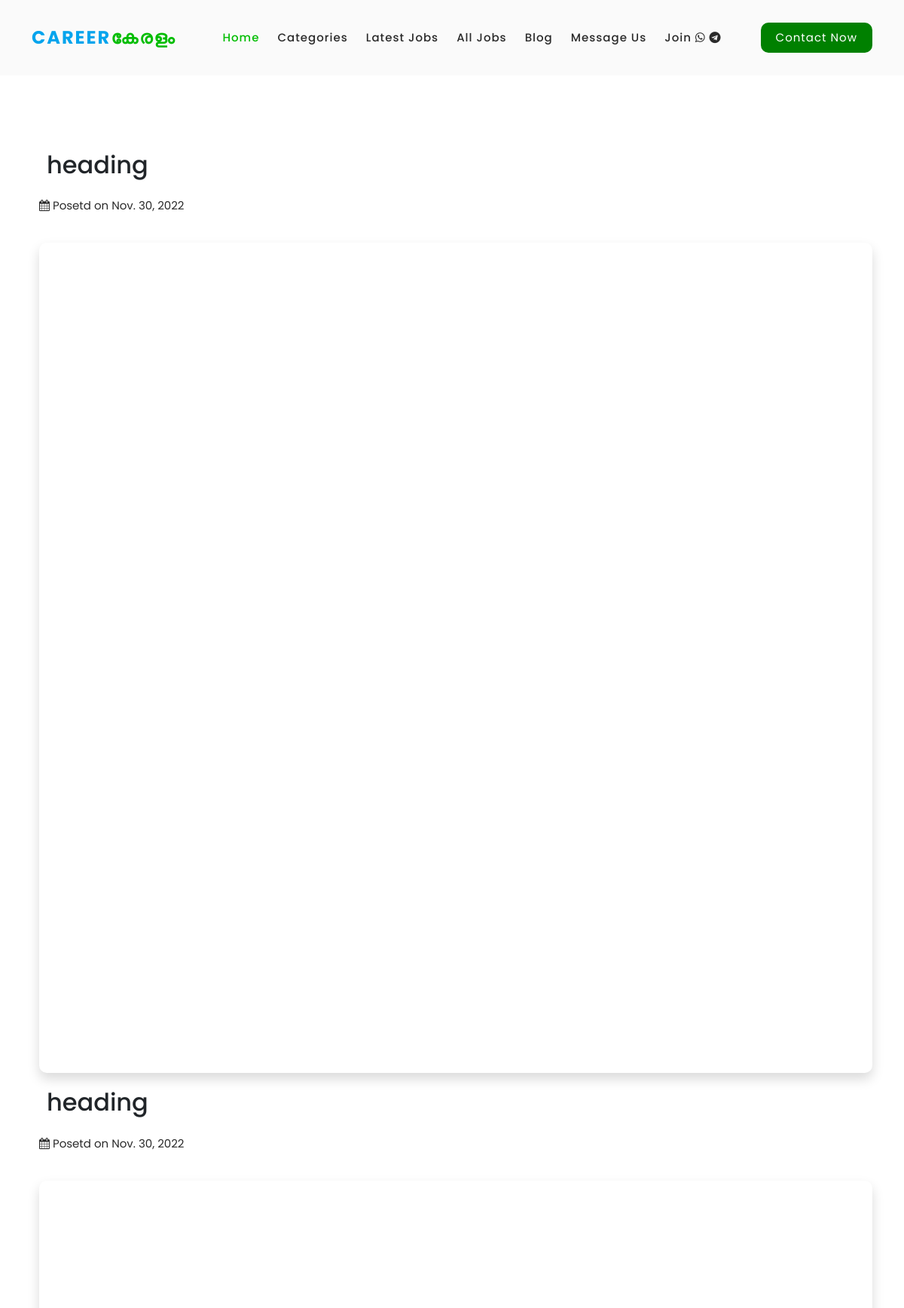
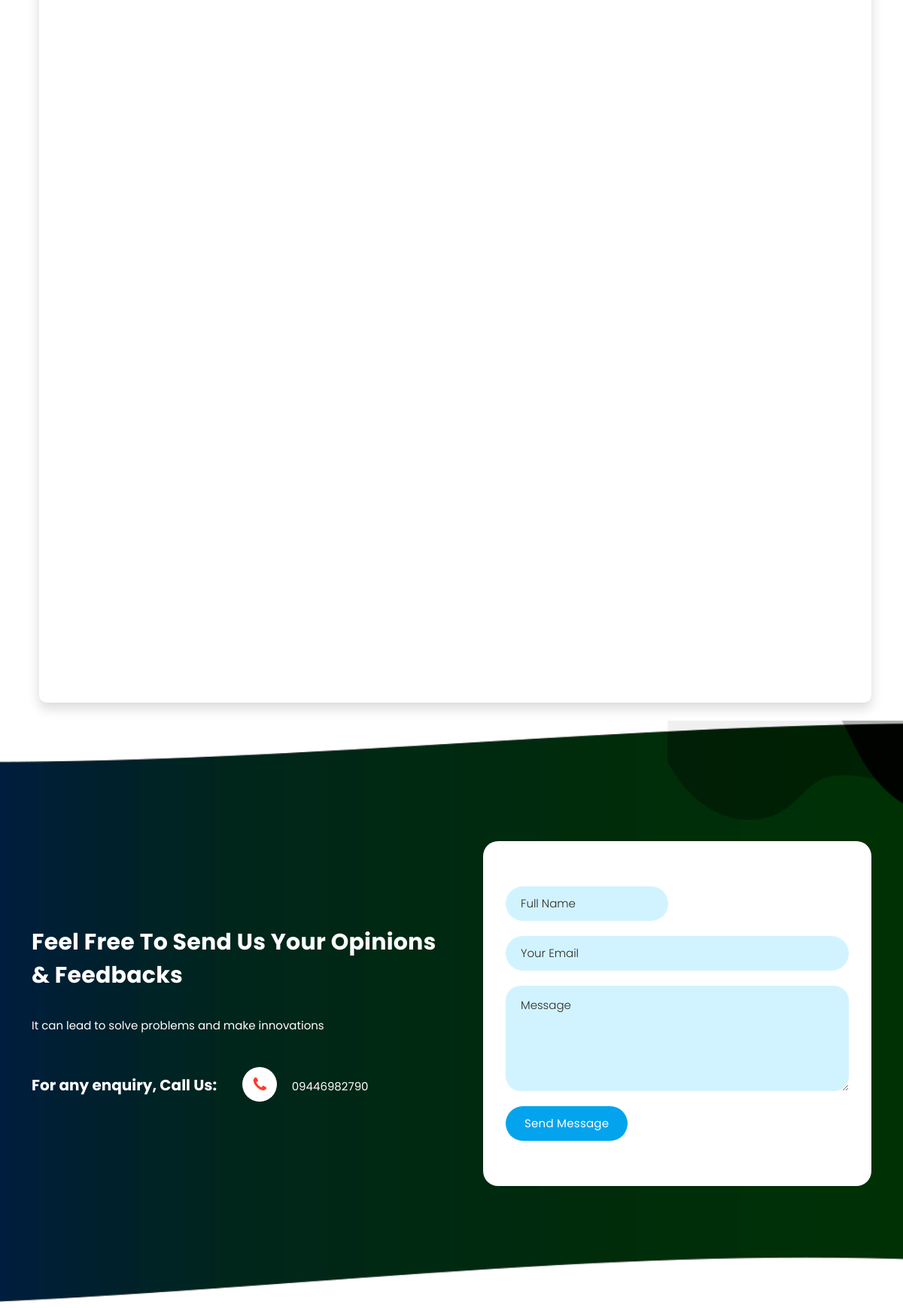
Page /blog_list/heading/ (upper part) on the committed database (2 pictures, top to bottom).
### jobBlog/models.py (models this page shows, shortened)
class blog_db(models.Model):
    head = models.CharField(max_length=100)
    slug = models.SlugField(max_length=100)
    date = models.DateField(null=True)
    content_brief = models.TextField(blank=True, default='')
    hd1 = models.CharField(max_length=200, blank=True, default='')
    content1 = models.TextField(blank=True, default='')
    photo1 = models.URLField(max_length=1000, blank=True, default='')
    hd2 = models.CharField(max_length=200, blank=True, default='')
    content2 = models.TextField(blank=True, default='')
    photo2 = models.URLField(max_length=1000, blank=True, default='')
    hd3 = models.CharField(max_length=200, blank=True, default='')
    content3 = models.TextField(blank=True, default='')
    photo3 = models.URLField(max_length=1000, blank=True, default='')
    hd4 = models.CharField(max_length=200, blank=True, default='')
    content4 = models.TextField(blank=True, default='')
    photo4 = models.URLField(max_length=1000, blank=True, default='')
    hd5 = models.CharField(max_length=200, blank=True, default='')
    content5 = models.TextField(blank=True, default='')
    photo5 = models.URLField(max_length=1000, blank=True, default='')
    hd6 = models.CharField(max_length=200, blank=True, default='')
    content6 = models.TextField(blank=True, default='')
    photo6 = models.URLField(max_length=1000, blank=True, default='')
    hd7 = models.CharField(max_length=200, blank=True, default='')
    content7 = models.TextField(blank=True, default='')
    photo7 = models.URLField(max_length=1000, blank=True, default='')
    hd8 = models.CharField(max_length=200, blank=True, default='')
    content8 = models.TextField(blank=True, default='')
    photo8 = models.URLField(max_length=1000, blank=True, default='')
    hd9 = models.CharField(max_length=200, blank=True, default='')
    content9 = models.TextField(blank=True, default='')
    photo9 = models.URLField(max_length=1000, blank=True, default='')
    hd10 = models.CharField(max_length=200, blank=True, default='')
    content10 = models.TextField(blank=True, default='')
    photo10 = models.URLField(max_length=1000, blank=True, default='')
    hd11 = models.CharField(max_length=200, blank=True, default='')
    content11 = models.TextField(blank=True, default='')
    photo11 = models.URLField(max_length=1000, blank=True, default='')
    hd12 = models.CharField(max_length=200, blank=True, default='')
    content12 = models.TextField(blank=True, default='')
    photo12 = models.URLField(max_length=1000, blank=True, default='')
    hd13 = models.CharField(max_length=200, blank=True, default='')
    content13 = models.TextField(blank=True, default='')
    photo13 = models.URLField(max_length=1000, blank=True, default='')
    hd14 = models.CharField(max_length=200, blank=True, default='')
    content14 = models.TextField(blank=True, default='')
    photo14 = models.URLField(max_length=1000, blank=True, default='')
    hd15 = models.CharField(max_length=200, blank=True, default='')
    content15 = models.TextField(blank=True, default='')
    photo15 = models.URLField(max_length=1000, blank=True, default='')
    class Meta:
        ordering = ['-date']

### jobBlog/views.py (the view)
# urls.py: path('blog_list/<slug:slug>/', views_blog.blog_details, name='blog_details'),
def blog_details(request,slug):
    blogs = blog_db.objects.filter(slug=slug)
    return render(request, 'jobBlog/blog_details.html', {'blogs':blogs})

### jobBlog/templates/jobBlog/blog_details.html (shortened to what this page needs)
{% extends 'jobHome/base.html' %}
{% load static %}
{% block content %}
<div>
    <div class="container" style=" margin-top: 200px;">
      {% for blog in blogs %}
                  <h2 style = "margin:20px">{{blog.head}}</h2>
                  <p style="margin: 10px;"><i class="fa fa-calendar"></i> Posetd on {{blog.date}}</p>
                </div>
                  <div class="container position-relative">
                        <br>
                          <div class = " shadow  md-5 pt-2  section-title position-relative" style="margin-left:10px; height: auto; border-radius:10px">
                            <br>
                            <h4>{{blog.hd1}}</h4><br>
                            <p style="white-space:pre-wrap; font-size: 16px; margin:10px; text-align:justify;">{{blog.content1}}</p><br>
                                <div class="container" style="height: auto; width: auto; border:2px soid green" >
                                </div>
                                <br>
                                <h4>{{blog.hd2}}</h4><br>
                                <p style="white-space:pre-wrap; font-size: 16px; margin:10px; text-align:justify;">{{blog.content2}}</p><br>
                                    <div class="container" style="height: auto; width: auto; border:2px soid green" >
                                    </div>
                                    <br>
                                    <h4>{{blog.hd3}}</h4><br>
                                    <p style="white-space:pre-wrap; font-size: 16px; margin:10px; text-align:justify;">{{blog.content3}}</p><br>
                                        <div class="container" style="height: auto; width: auto; border:2px soid green" >
                                        </div>
                                        <br>
                                        <h4>{{blog.hd4}}</h4><br>
                                        <p style="white-space:pre-wrap; font-size: 16px; margin:10px; text-align:justify;">{{blog.content4}}</p><br>
                                            <div class="container" style="height: auto; width: auto; border:2px soid green" >
                                            </div>
                                            <br>
                                            <h4>{{blog.hd5}}</h4><br>
                                            <p style="white-space:pre-wrap; font-size: 16px; margin:10px; text-align:justify;">{{blog.content5}}</p><br>
                                                <div class="container" style="height: auto; width: auto; border:2px soid green" >
                                                </div>
                                                <br>
                                                <h4>{{blog.hd6}}</h4><br>
                            <p style="white-space:pre-wrap; font-size: 16px; margin:10px; text-align:justify;">{{blog.content6}}</p><br>
                                <div class="container" style="height: auto; width: auto; border:2px soid green" >
                                </div>
                                <br>
                                <h4>{{blog.hd7}}</h4><br>
                            <p style="white-space:pre-wrap; font-size: 16px; margin:10px; text-align:justify;">{{blog.content7}}</p><br>
                                <div class="container" style="height: auto; width: auto; border:2px soid green" >
                                </div>
                                <br>
                                <h4>{{blog.hd8}}</h4><br>
                            <p style="white-space:pre-wrap; font-size: 16px; margin:10px; text-align:justify;">{{blog.content8}}</p><br>
                                <div class="container" style="height: auto; width: auto; border:2px soid green" >
                                </div>
                                <br>
                                <h4>{{blog.hd9}}</h4><br>
                            <p style="white-space:pre-wrap; font-size: 16px; margin:10px; text-align:justify;">{{blog.content9}}</p><br>
                                <div class="container" style="height: auto; width: auto; border:2px soid green" >
                                </div>
                                <br>
                                <h4>{{blog.hd10}}</h4><br>
                            <p style="white-space:pre-wrap; font-size: 16px; margin:10px; text-align:justify;">{{blog.content10}}</p><br>
                                <div class="container" style="height: auto; width: auto; border:2px soid green" >
                                </div>
                                <br>
                          </div>
                            {% endfor %}
                      <br>
                  </div>
                </div>
  <div id="contact" class="contact-us section">
    <div class="container">
      <div class="row">
        <div class="col-lg-6 align-self-center wow fadeInLeft" data-wow-duration="0.5s" data-wow-delay="0.25s">
          <div class="section-heading">
            <h2>Feel Free To Send Us your opinions & feedbacks</h2>
            <p>It can lead to solve problems and make innovations</p>
            <div class="phone-info">
              <h4>For any enquiry, Call Us: <span><i class="fa fa-phone"></i> <a href="#">09446982790</a></span></h4>
            </div>
          </div>
        </div>
        <div class="col-lg-6 wow fadeInRight" data-wow-duration="0.5s" data-wow-delay="0.25s">
          <form id="contact" action="{% url 'job_home' %}" method="post">
            <div class="row">
              <div class="col-lg-6">
                <fieldset>
                  <input type="name" name="name" id="name" placeholder="Full Name" autocomplete="on" required>
                </fieldset>
              </div>
              <div class="col-lg-6">
              </div>
              <div class="col-lg-12">
                <fieldset>
                  <input type="text" name="email" id="email" pattern="[^ @]*@[^ @]*" placeholder="Your Email" required="">
                </fieldset>
              </div>
              <div class="col-lg-12">
                <fieldset>
                  <textarea name="message" type="text" class="form-control" id="message" placeholder="Message" required=""></textarea>
                </fieldset>
              </div>
              <div class="col-lg-12">
                <fieldset>
                  <button type="submit" id="form-submit" class="main-button ">Send Message</button>
                </fieldset>
              </div>
            </div>
          </form>
        </div>
      </div>
    </div>
  </div>
{% endblock %}

### static/assets/css/templatemo-space-dynamic.css (style rules this page uses)
html, body, div, span, applet, object, iframe, h1, h2, h3, h4, h5, h6, p, blockquote, div pre, a, abbr, acronym, address, big, cite, code, del, dfn, em, font, img, ins, kbd, q, s, samp, small, strike, strong, sub, sup, tt, var, b, u, i, center, dl, dt, dd, ol, ul, li, figure, header, nav, section, article, aside, footer, figcaption { margin: 0; padding: 0; border: 0; outline: 0; }
* { box-sizing: border-box; }
html, body { font-family: 'Poppins', sans-serif; font-weight: 400; background-color: #fff; -ms-text-size-adjust: 100%; -webkit-font-smoothing: antialiased; -moz-osx-font-smoothing: grayscale; }
a { text-decoration: none !important; }
h1, h2, h3, h4, h5, h6 { margin-top: 0px; margin-bottom: 0px; }
p { font-size: 15px; line-height: 30px; color: #2a2a2a; }
html, body { background: #fff; font-family: 'Poppins', sans-serif; }
.section-heading h2 { font-size: 30px; text-transform: capitalize; color: #2a2a2a; font-weight: 700; letter-spacing: 0.25px; position: relative; z-index: 2; line-height: 44px; }
.contact-us { padding: 160px 0px; background-image: url(../images/contact-bg.png); background-repeat: no-repeat; background-position: center center; background-size: cover; }
.contact-us .section-heading h2, .contact-us .section-heading h2 em, .contact-us .section-heading h2 span { color: #fff; }
.contact-us .section-heading p { color: #fff; margin-top: 30px; }
.phone-info { margin-top: 40px; }
.phone-info h4 { font-size: 20px; font-weight: 700; color: #fff; }
.phone-info h4 span i { width: 46px; height: 46px; display: inline-block; text-align: center; line-height: 46px; background-color: #fff; border-radius: 50%; color: #ff3b2c; font-size: 22px; margin-left: 30px; margin-right: 15px; }
.phone-info h4 span a { color: #fff; font-size: 15px; font-weight: 400; }
form#contact { margin-left: 30px; position: relative; background-color: #fff; padding: 60px 30px; border-radius: 20px; }
form#contact input { width: 100%; height: 46px; border-radius: 33px; background-color: #d1f3ff; border: none; outline: none; font-size: 15px; font-weight: 300; color: #2a2a2a; padding: 0px 20px; margin-bottom: 20px; }
form#contact input::placeholder { color: #2a2a2a; }
form#contact textarea { width: 100%; min-width: 100%; max-width: 100%; max-height: 180px; min-height: 140px; height: 140px; border-radius: 20px; background-color: #d1f3ff; border: none; outline: none; font-size: 15px; font-weight: 300; color: #2a2a2a; padding: 15px 20px; margin-bottom: 20px; }
form#contact textarea::placeholder { color: #2a2a2a; }
form#contact button { display: inline-block; background-color: #03a4ed; font-size: 15px; font-weight: 400; color: #fff; text-transform: capitalize; padding: 12px 25px; border-radius: 23px; letter-spacing: 0.25px; border: none; outline: none; transition: all .3s; }

### rows in the picture
blog_db: head "heading", date "Nov. 30, 2022"
blog_db: head "heading", date "Nov. 30, 2022"
